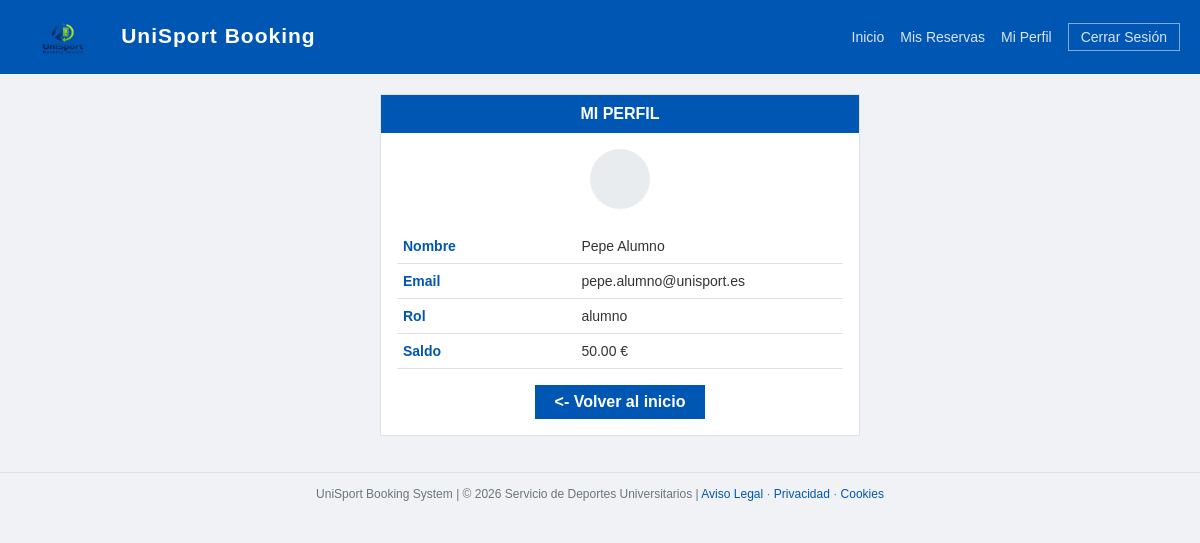
The app's page /perfil.php (signed in) with its own data.
### tables this page shows
CREATE TABLE usuarios (
    id_user          INT(11)          AUTO_INCREMENT PRIMARY KEY,
    nombre           VARCHAR(100)     NOT NULL,
    email            VARCHAR(255)     NOT NULL UNIQUE,
    password         VARCHAR(255)     NOT NULL,
    rol              ENUM('alumno','externo','entrenador','admin') NOT NULL DEFAULT 'alumno',
    saldo            DECIMAL(10,2)    NOT NULL DEFAULT 0.00,
    fecha_registro   TIMESTAMP        DEFAULT CURRENT_TIMESTAMP
);

### perfil.php (the view, shortened to what this page needs)
<?php
$db  = getDB();
$consulta  = $db->prepare('SELECT * FROM usuarios WHERE id_user = ?');
$consulta->execute([$_SESSION['usuario_id']]);
$user = $consulta->fetch();
?>
<!DOCTYPE html>
<html lang="es">
<head>
  <link rel="stylesheet" href="styles.css">
</head>
<body>
<nav class="nav-barra">
  <a class="nav-barra-brand" href="index.php">
    <img src="logo.png" alt="UniSport Logo" style="height: 50px; width: auto; vertical-align: middle; margin-right: 8px;">
    UniSport Booking
  </a>
  <div class="nav-links">
    <a href="index.php">Inicio</a>
    <a href="reservas.php">Mis Reservas</a>
    <a href="perfil.php">Mi Perfil</a>
    <a href="logout.php" class="btn-logout">Cerrar Sesión</a>
  </div>
</nav>
<div class="main">
  <div class="contenido perfil-container">
    <div class="perfil-wrapper">
      <div class="caja">
        <div class="caja-header">MI PERFIL</div>
        <div class="caja-body">
          <div class="user-avatar" style="margin:0 auto 20px;">
          </div>
          <table class="tabla-perfil">
            <tr>
              <td class="label">Nombre</td>
              <td><?= $user['nombre'] ?></td>
            </tr>
            <tr>
              <td class="label">Email</td>
              <td><?= $user['email'] ?></td>
            </tr>
            <tr>
              <td class="label">Rol</td>
              <td><?= $user['rol'] ?></td>
            </tr>
            <tr>
              <td class="label">Saldo</td>
              <td><?= number_format($user['saldo'], 2) ?> €</td>
            </tr>
          </table>
          <div class="btn-volver">
            <a href="index.php"><- Volver al inicio</a>
          </div>
        </div>
      </div>
    </div>
  </div>
</div>
<footer>
  UniSport Booking System | &copy; <?= date('Y') ?> Servicio de Deportes Universitarios |
  <a href="aviso-legal.php">Aviso Legal</a> ·
  <a href="privacidad.php">Privacidad</a> ·
  <a href="cookies.php">Cookies</a>
</footer>
</body>
</html>

### styles.css (style rules this page uses)
* { margin:0; padding:0; box-sizing:border-box; }
body { font-family: Arial, Helvetica, sans-serif; background:#f0f2f5; color:#333; }
.nav-barra { background: #0056b3; padding: 12px 20px; display: flex; align-items: center; justify-content: space-between; flex-wrap: wrap; gap: 10px; }
.nav-barra-brand { color:#fff; font-weight:700; font-size: 21px; text-decoration:none; letter-spacing:1px; }
.nav-links { display:flex; align-items:center; gap:16px; flex-wrap:wrap; }
.nav-links a { color:rgba(255,255,255,.85); text-decoration:none; font-size: 14px; }
.btn-logout { border:1px solid rgba(255,255,255,.5); color:#fff; background:transparent; padding:5px 12px; font-size:13px; cursor:pointer; text-decoration:none; }
.main { padding:20px; padding-left:60px; display:flex; gap:20px; align-items:flex-start; }
.contenido { flex:1; }
.caja { background:#fff; border:1px solid #dee2e6; }
.caja-header { background:#0056b3; color:#fff; font-weight:700; text-align:center; padding:10px; }
.caja-body { padding:16px; text-align:center; }
.user-avatar { width:60px; height:60px; background:#e9ecef; border-radius:50%; display:flex; align-items:center; justify-content:center; margin:0 auto 10px; }
footer { text-align:center; color:#6c757d; font-size:12px; border-top:1px solid #dee2e6; padding:14px; margin-top:16px; }
footer a { color:#0056b3; text-decoration:none; }
.perfil-wrapper { max-width:480px; width:100%; margin:0 auto; }
.perfil-container .caja-body { text-align:left; }
.tabla-perfil { width:100%; border-collapse:collapse; font-size:14px; }
.tabla-perfil tr { border-bottom:1px solid #dee2e6; }
.tabla-perfil td { padding:9px 6px; }
.tabla-perfil td.label { font-weight:700; color:#0056b3; width:40%; }
.btn-volver { margin-top:16px; text-align:center; }
.btn-volver a { display:inline-block; background:#0056b3; color:#fff; padding:8px 20px; text-decoration:none; font-weight:700; }

### records on screen
usuarios: nombre "Pepe Alumno", email "pepe.alumno@unisport.es", rol "alumno", saldo "50.00"
